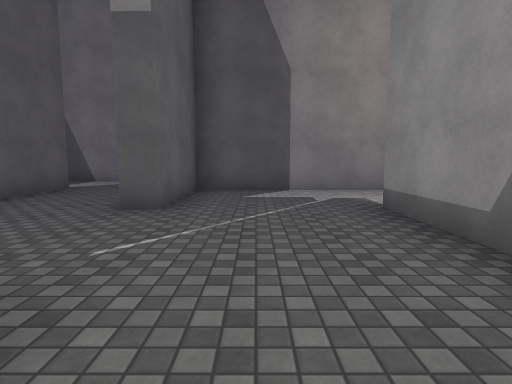
view 1 (above)

24 first-person views from a walk through a scene from a Unity 3-D project. The camera is 1.3 m above the floor, tilts 6° down and sees 80° across. The floor is counted in squares, 2 m on a side. Each view is taken from the middle of a square. On the plan, view 1 faces up. The plan holds only what a view shows up to about 10 squares ahead; the rest is blank. The place goes on beyond the plan. The player character is not drawn. Surface patterns are stand-ins for the level's own textures.

view 2
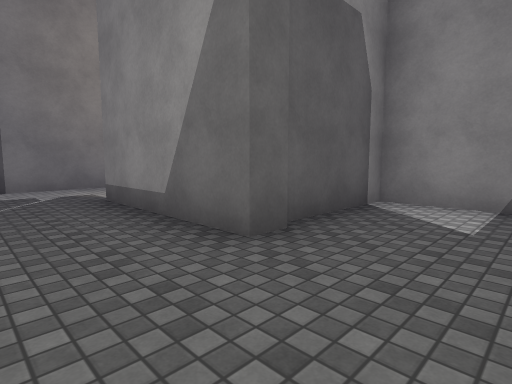

view 3
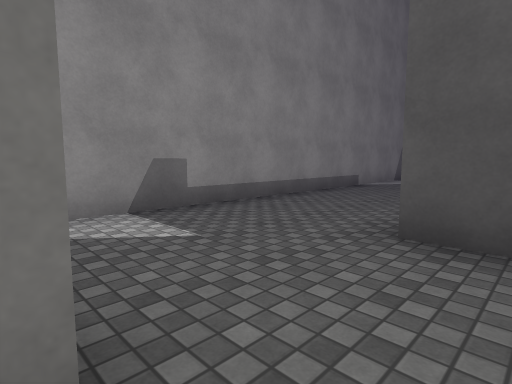

view 4
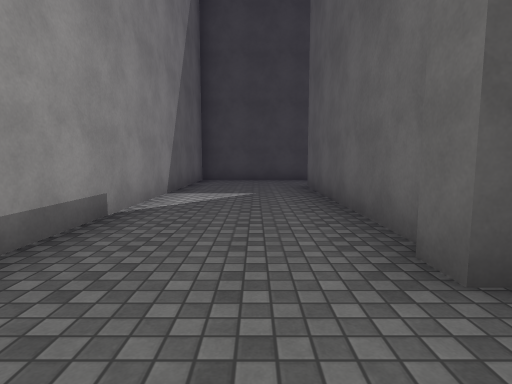

view 5
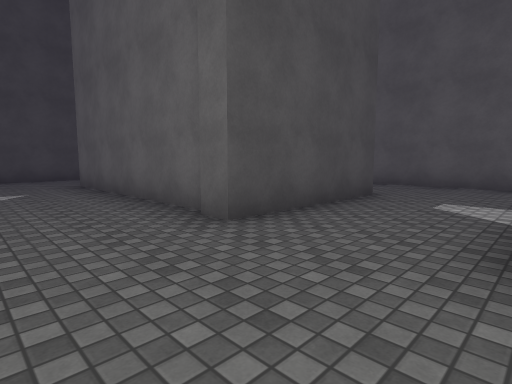

view 6
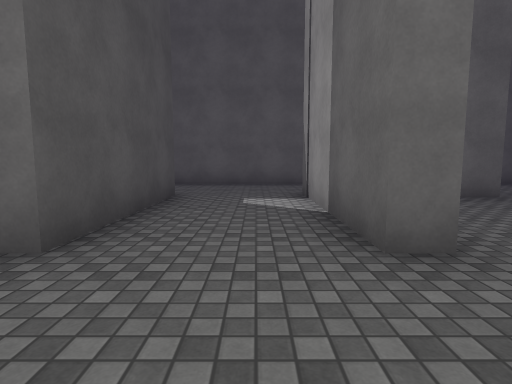

view 7
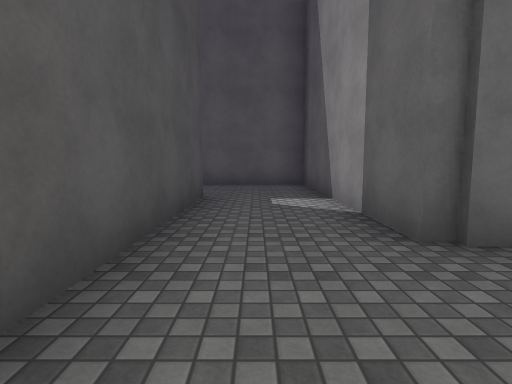

view 8
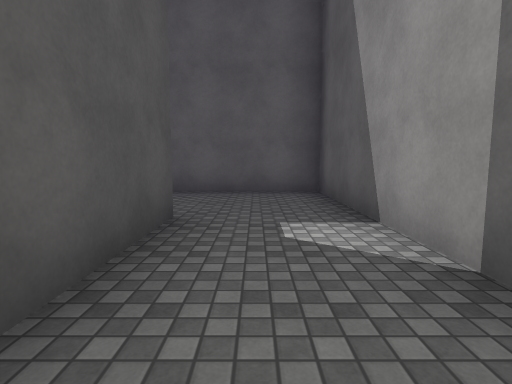

view 9
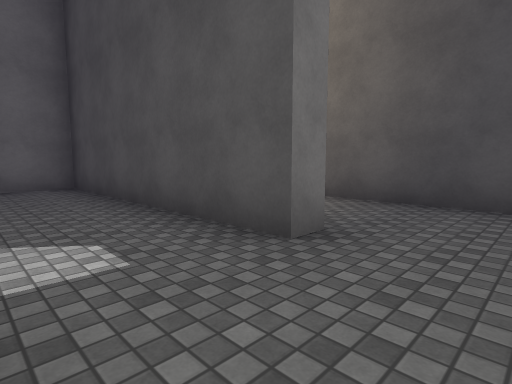

view 10
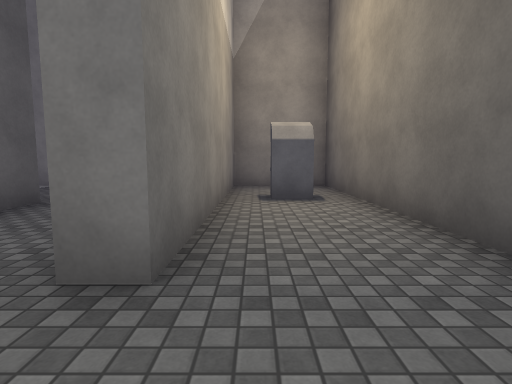

view 11
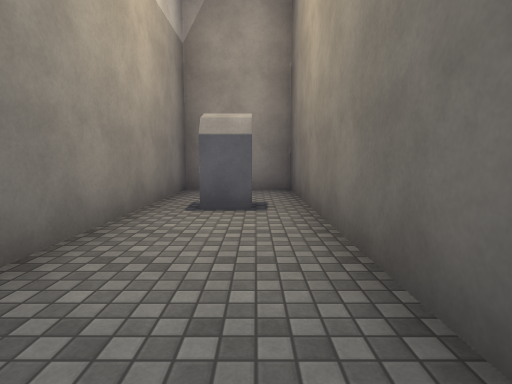

view 12
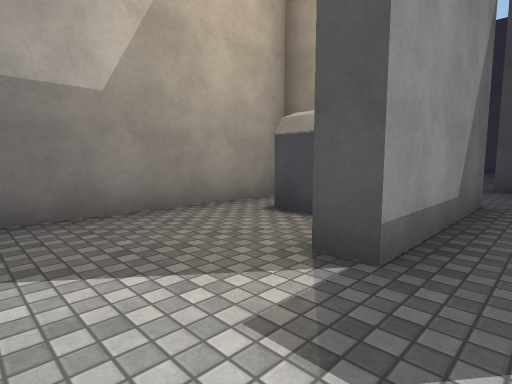

view 13
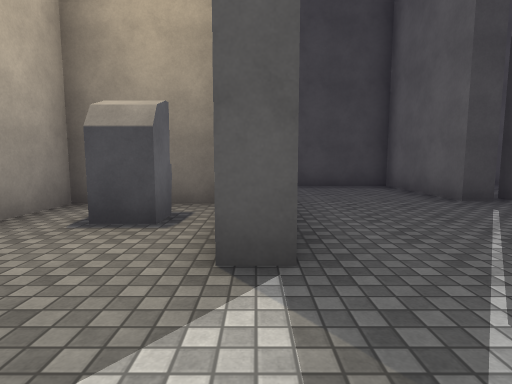

view 14
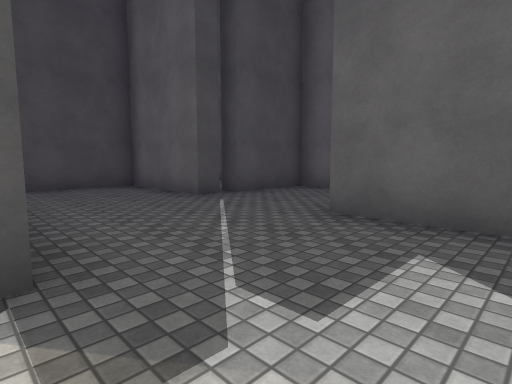

view 15
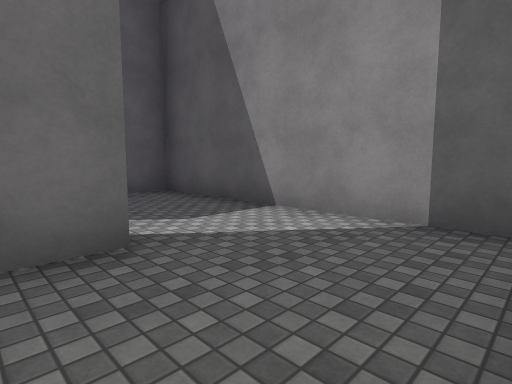

view 16
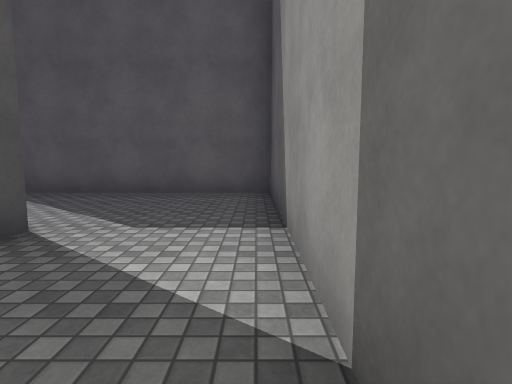

view 17
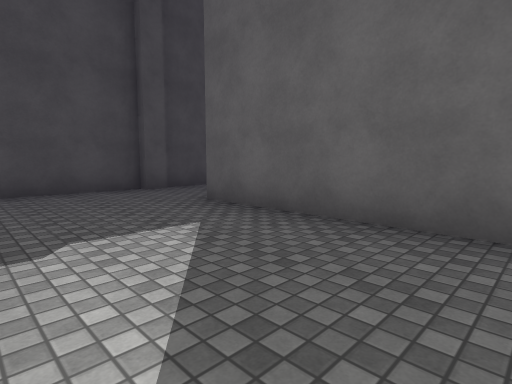

view 18
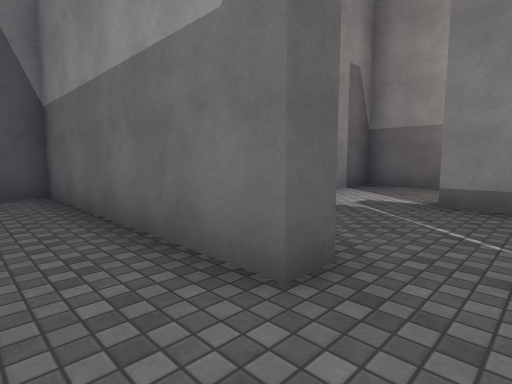

view 19
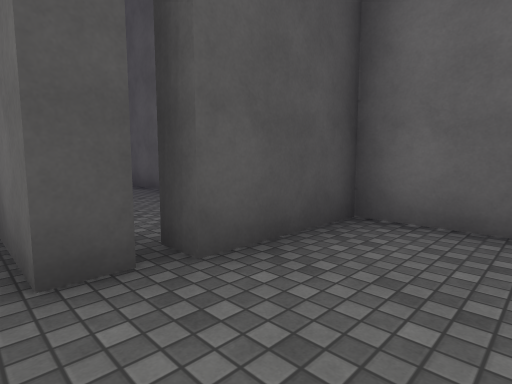

view 20
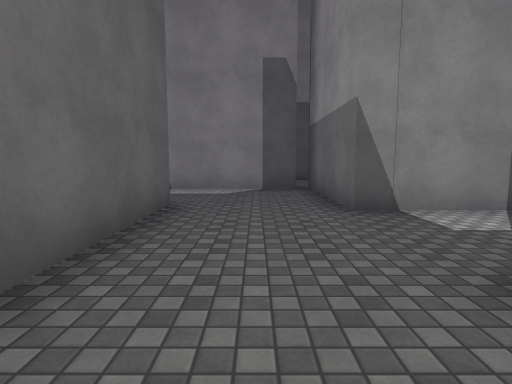

view 21
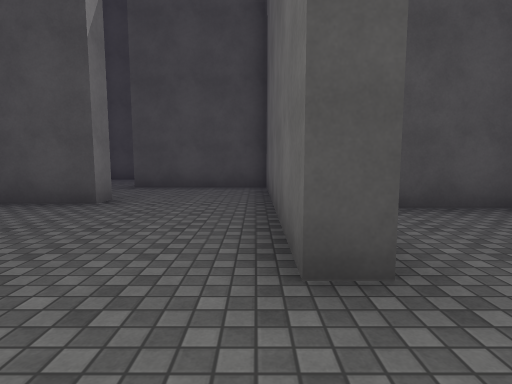

view 22
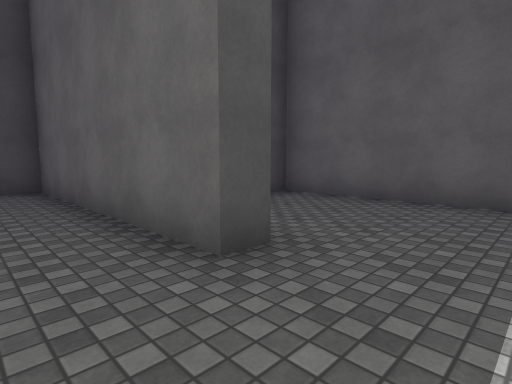

view 23
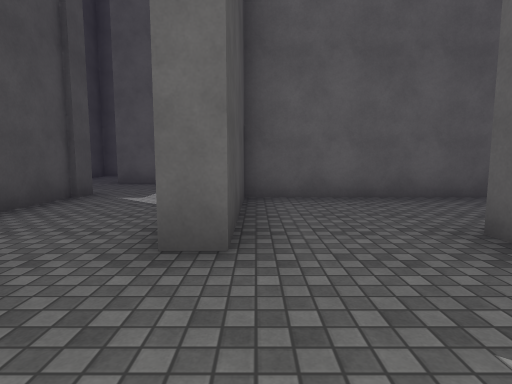

view 24
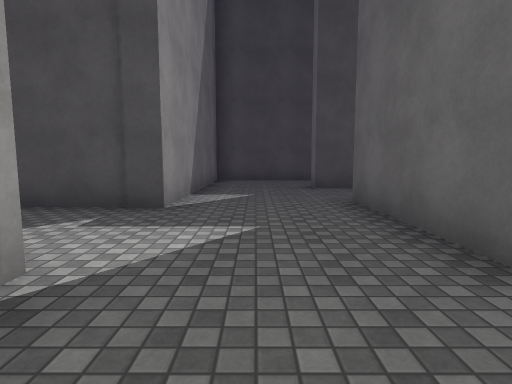

### Floor plan
Points are (right, up) in squares from view 1. A wall is a line through its corners. A room is listed if a view was taken in it or the views show most of it. See-through windows are left out.
Room 1 (views 1, 2, 3, 4, 5, 6, 7, 8, 9)
walls: (1.7, -5.1) (1.7, -10.7) (-4.3, -10.7) (-4.3, -12.6); (-1.6, -5) (-1.6, -4.5) (1.9, -4.5) (1.9, -5); (-4.3, -1.6) (-4.3, -5.5); (-1.3, 1.4) (-1.3, -1.6) (1.9, -1.6) (1.9, -2.1) (-1.8, -2.1); (-1.5, -12.9) (4.7, -12.9) (4.7, 0.8) (1.8, 0.8)
ways out: opening at (-2.5, -13) to room 2; opening at (0.5, 1) to room 6; opening at (-2.5, -5) to room 7; opening at (-2.5, -2) to room 8
Room 2 (views 10, 11)
walls: (-2.6, -15.8) (4.7, -15.8) (4.7, -13.5) (-1.5, -13.5) (-1.5, -12.9); (-4.3, -12.6) (-4.3, -13.8)
ways out: opening at (-2.5, -13) to room 1
objects: other object (2, -15)
Room 3 (view 12)
walls: (1.4, 6.6) (-1.3, 6.6) (-1.3, 4)
ways out: opening at (2, 5.5) to room 4; opening at (0.5, 4) to room 6
Room 4 (views 13, 14)
walls: (1.8, 4.2) (2.2, 4.2); (2.5, 1.4) (3.4, 1.4); (4.7, 1.5) (4.7, 6.6) (1.4, 6.6)
ways out: opening at (2, 5.5) to room 3
objects: other object (3, 3)
Room 5 (views 15, 16, 17, 18)
walls: (-4.3, 7) (-4.3, 1.4) (-2.1, 1.4); (-1.3, 4) (-1.8, 4) (-1.8, 9.3) (-8, 9.3) (-8, 3.8); (-8.1, 1.4) (-5.5, 1.4); (-8.6, 1.6) (-8, 1.6)
ways out: opening at (-1, 2.5) to room 6; opening at (-8, 2.5)
Room 6 (view 19)
walls: (-1.8, 1.4) (-1.3, 1.4); (1.8, 0.8) (1.8, 4.2)
ways out: opening at (0.5, 1) to room 1; opening at (0.5, 4) to room 3; opening at (-1, 2.5) to room 5
Room 7 (views 20, 23, 24)
walls: (-7.6, -7.8) (-7.6, -10.9); (-8.2, -12.9) (-7.4, -12.9) (-7.4, -13.5); (-4.3, -5.5) (-4.3, -7.2) (-1.1, -7.2) (-1.1, -7.8); (-7.9, -15.8) (-4.7, -15.8) (-4.7, -10.2) (-2.6, -10.2)
ways out: opening at (-2.5, -5) to room 1; opening at (-8, -11.5)
Room 8 (views 21, 22)
walls: (-2.1, 0.8) (-5, 0.8); (-1.8, -2.1) (-1.8, 1.4)
ways out: opening at (-2.5, -2) to room 1; opening at (-4, -0.5) to room 9
Room 9 (no view inside)
walls: (-4.9, -1.6) (-4.3, -1.6); (-8, -0.4) (-8, -4.1) (-5.9, -4.1)
ways out: opening at (-4, -0.5) to room 8

Positions as (right, up) in squares from view 1, and headings:
1: (0, 0), facing up
2: (0, -1), facing up-right
3: (1, 1), facing down-right
4: (3, -3), facing down
5: (4, -2), facing down-left
6: (4, -3), facing left
7: (4, -12), facing left
8: (2, -12), facing left
9: (-3, -11), facing down-right
10: (-3, -14), facing right
11: (-2, -15), facing right
12: (1, 6), facing down-right
13: (2, 6), facing down
14: (2, 6), facing down-left
15: (-2, 6), facing up-left
16: (-2, 9), facing left
17: (-5, 8), facing down-left
18: (-3, 3), facing up-right
19: (-1, 3), facing down-left
20: (-3, -6), facing up
21: (-4, 0), facing down
22: (-3, 0), facing down-left
23: (1, -7), facing left
24: (-6, -6), facing down
